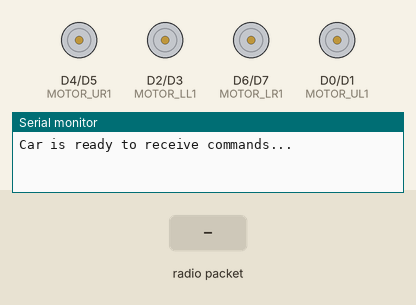
Bench run of a sketch on a simulated ESP8266 (NodeMCU). On the bench: motor-driver pin pairs drawn as motors (green arrow = first pin HIGH = forward, orange = second pin HIGH = backward, longer = more drive), the last lines printed to the serial monitor. Inputs (shaded band) come from the test bench.

Above: at 1.2 s.
1.3 s: radio packet "FORWARD" arrives
At 1.7 s:
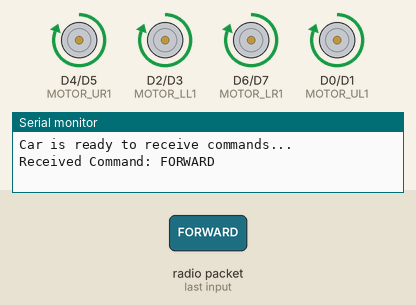
2.8 s: radio packet "BACKWARD" arrives
At 4.0 s:
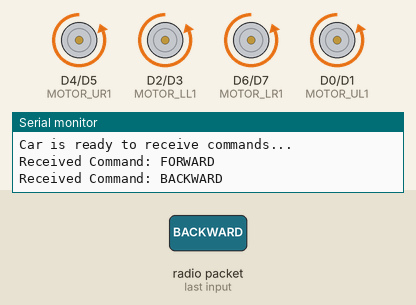
4.3 s: radio packet "LEFT" arrives
At 5.2 s:
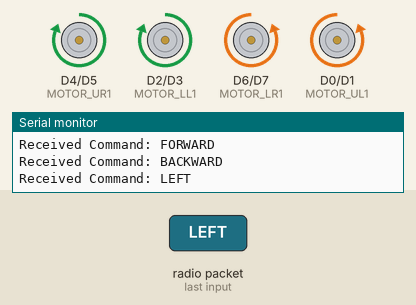
5.8 s: radio packet "RIGHT" arrives
At 6.3 s:
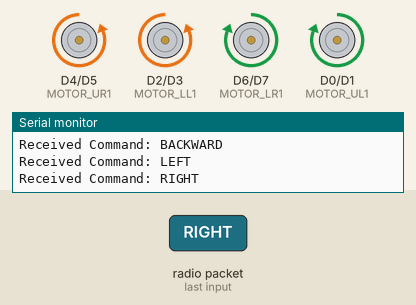
Timing chart, 0 to 8.3 s (numbered marks = the images above; inputs shaded):
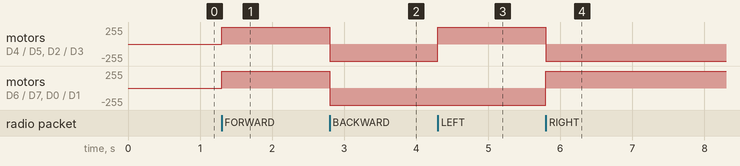

Measured:
- after the input at 1.3 s, motor on D4 (MOTOR_UR1) / D5 (MOTOR_UR2), motor on D2 (MOTOR_LL1) / D3 (MOTOR_LL2), motor on D6 (MOTOR_LR1) / D7 (MOTOR_LR2), motor on D0 (MOTOR_UL1) / D1 (MOTOR_UL2): stopped → forward 255/255 at once
- after the input at 2.8 s, motor on D4 (MOTOR_UR1) / D5 (MOTOR_UR2), motor on D2 (MOTOR_LL1) / D3 (MOTOR_LL2), motor on D6 (MOTOR_LR1) / D7 (MOTOR_LR2), motor on D0 (MOTOR_UL1) / D1 (MOTOR_UL2): forward 255/255 → backward 255/255 at once
- after the input at 4.3 s, motor on D4 (MOTOR_UR1) / D5 (MOTOR_UR2), motor on D2 (MOTOR_LL1) / D3 (MOTOR_LL2): backward 255/255 → forward 255/255 at once
- after the input at 5.8 s, motor on D4 (MOTOR_UR1) / D5 (MOTOR_UR2), motor on D2 (MOTOR_LL1) / D3 (MOTOR_LL2): forward 255/255 → backward 255/255 at once; motor on D6 (MOTOR_LR1) / D7 (MOTOR_LR2), motor on D0 (MOTOR_UL1) / D1 (MOTOR_UL2): backward 255/255 → forward 255/255 at once

The sketch:

CAR_APmode.ino
```cpp
// Written by Sourbh Kumar, YouTube Channel: https://www.youtube.com/@Learnroboticswithsourbh
// Acknowledgment: Libraries by Adafruit, Jeff Rowberg, and Espressif Systems


#include <ESP8266WiFi.h>
#include <espnow.h>

// GPIO pins for motors
#define MOTOR_UL1 D0 // Upper Left Motor - Pin 1
#define MOTOR_UL2 D1 // Upper Left Motor - Pin 2
#define MOTOR_LL1 D2 // Lower Left Motor - Pin 1
#define MOTOR_LL2 D3 // Lower Left Motor - Pin 2
#define MOTOR_UR1 D4 // Upper Right Motor - Pin 1
#define MOTOR_UR2 D5 // Upper Right Motor - Pin 2
#define MOTOR_LR1 D6 // Lower Right Motor - Pin 1
#define MOTOR_LR2 D7 // Lower Right Motor - Pin 2

void setupMotors() {
  // Configure motor pins as output
  pinMode(MOTOR_UL1, OUTPUT);
  pinMode(MOTOR_UL2, OUTPUT);
  pinMode(MOTOR_LL1, OUTPUT);
  pinMode(MOTOR_LL2, OUTPUT);
  pinMode(MOTOR_UR1, OUTPUT);
  pinMode(MOTOR_UR2, OUTPUT);
  pinMode(MOTOR_LR1, OUTPUT);
  pinMode(MOTOR_LR2, OUTPUT);
}

void stopMotors() {
  digitalWrite(MOTOR_UL1, LOW);
  digitalWrite(MOTOR_UL2, LOW);
  digitalWrite(MOTOR_LL1, LOW);
  digitalWrite(MOTOR_LL2, LOW);
  digitalWrite(MOTOR_UR1, LOW);
  digitalWrite(MOTOR_UR2, LOW);
  digitalWrite(MOTOR_LR1, LOW);
  digitalWrite(MOTOR_LR2, LOW);
}

void moveForward() {
  digitalWrite(MOTOR_UL1, HIGH);
  digitalWrite(MOTOR_UL2, LOW);
  digitalWrite(MOTOR_LL1, HIGH);
  digitalWrite(MOTOR_LL2, LOW);
  digitalWrite(MOTOR_UR1, HIGH);
  digitalWrite(MOTOR_UR2, LOW);
  digitalWrite(MOTOR_LR1, HIGH);
  digitalWrite(MOTOR_LR2, LOW);
}

void moveBackward() {
  digitalWrite(MOTOR_UL1, LOW);
  digitalWrite(MOTOR_UL2, HIGH);
  digitalWrite(MOTOR_LL1, LOW);
  digitalWrite(MOTOR_LL2, HIGH);
  digitalWrite(MOTOR_UR1, LOW);
  digitalWrite(MOTOR_UR2, HIGH);
  digitalWrite(MOTOR_LR1, LOW);
  digitalWrite(MOTOR_LR2, HIGH);
}

void moveLeft() {
  digitalWrite(MOTOR_UL1, LOW);
  digitalWrite(MOTOR_UL2, HIGH);
  digitalWrite(MOTOR_LL1, HIGH);
  digitalWrite(MOTOR_LL2, LOW);
  digitalWrite(MOTOR_UR1, HIGH);
  digitalWrite(MOTOR_UR2, LOW);
  digitalWrite(MOTOR_LR1, LOW);
  digitalWrite(MOTOR_LR2, HIGH);
}

void moveRight() {
  digitalWrite(MOTOR_UL1, HIGH);
  digitalWrite(MOTOR_UL2, LOW);
  digitalWrite(MOTOR_LL1, LOW);
  digitalWrite(MOTOR_LL2, HIGH);
  digitalWrite(MOTOR_UR1, LOW);
  digitalWrite(MOTOR_UR2, HIGH);
  digitalWrite(MOTOR_LR1, HIGH);
  digitalWrite(MOTOR_LR2, LOW);
}

void onReceive(uint8_t *mac, uint8_t *data, uint8_t len) {
  String command = "";
  for (int i = 0; i < len; i++) {
    command += (char)data[i];
  }
  Serial.println("Received Command: " + command);

  // Execute motor action based on the command
  if (command == "FORWARD") {
    moveForward();
  } else if (command == "BACKWARD") {
    moveBackward();
  } else if (command == "LEFT") {
    moveLeft();
  } else if (command == "RIGHT") {
    moveRight();
  } else if (command == "STOP") {
    stopMotors();
  }
}

void setup() {
  Serial.begin(115200);
  WiFi.mode(WIFI_STA); // Set device as Station (STA) mode

  // Initialize motors
  setupMotors();
  stopMotors(); // Ensure motors are stopped initially

  // Initialize ESP-NOW
  if (esp_now_init() != 0) {
    Serial.println("ESP-NOW Initialization Failed!");
    return;
  }
  esp_now_set_self_role(ESP_NOW_ROLE_SLAVE); // Set as Receiver
  esp_now_register_recv_cb(onReceive); // Register callback for incoming data

  Serial.println("Car is ready to receive commands...");
}

void loop() {
  // No need for loop code, commands are handled in the callback
}
```
